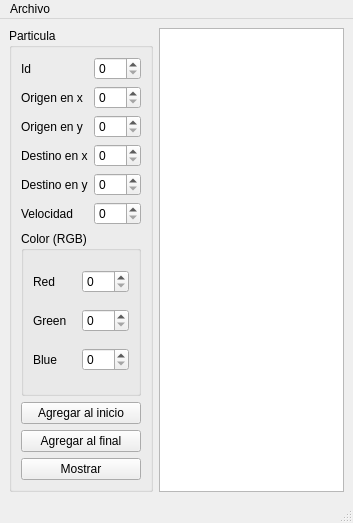
<?xml version="1.0" encoding="UTF-8"?>
<ui version="4.0">
 <class>MainWindow</class>
 <widget class="QMainWindow" name="MainWindow">
  <property name="geometry">
   <rect>
    <x>0</x>
    <y>0</y>
    <width>353</width>
    <height>523</height>
   </rect>
  </property>
  <property name="windowTitle">
   <string>MainWindow</string>
  </property>
  <widget class="QWidget" name="centralwidget">
   <layout class="QGridLayout" name="gridLayout_2">
    <item row="0" column="0">
     <widget class="QGroupBox" name="groupBox">
      <property name="title">
       <string>Particula</string>
      </property>
      <layout class="QGridLayout" name="gridLayout">
       <item row="2" column="0">
        <widget class="QLabel" name="label_3">
         <property name="text">
          <string>Origen en y</string>
         </property>
        </widget>
       </item>
       <item row="4" column="0">
        <widget class="QLabel" name="label_5">
         <property name="text">
          <string>Destino en y</string>
         </property>
        </widget>
       </item>
       <item row="9" column="0" colspan="2">
        <widget class="QPushButton" name="mostrar_pushButton">
         <property name="text">
          <string>Mostrar</string>
         </property>
        </widget>
       </item>
       <item row="5" column="0">
        <widget class="QLabel" name="label_6">
         <property name="text">
          <string>Velocidad</string>
         </property>
        </widget>
       </item>
       <item row="7" column="0" colspan="2">
        <widget class="QPushButton" name="agregar_inicio_pushButton">
         <property name="text">
          <string>Agregar al inicio</string>
         </property>
        </widget>
       </item>
       <item row="1" column="0">
        <widget class="QLabel" name="label_2">
         <property name="text">
          <string>Origen en x</string>
         </property>
        </widget>
       </item>
       <item row="3" column="0">
        <widget class="QLabel" name="label_4">
         <property name="text">
          <string>Destino en x</string>
         </property>
        </widget>
       </item>
       <item row="8" column="0" colspan="2">
        <widget class="QPushButton" name="agregar_final_pushButton">
         <property name="text">
          <string>Agregar al final</string>
         </property>
        </widget>
       </item>
       <item row="0" column="0">
        <widget class="QLabel" name="label">
         <property name="text">
          <string>Id</string>
         </property>
        </widget>
       </item>
       <item row="6" column="0" colspan="2">
        <widget class="QGroupBox" name="groupBox_2">
         <property name="title">
          <string>Color (RGB)</string>
         </property>
         <layout class="QGridLayout" name="gridLayout_3">
          <item row="0" column="0">
           <widget class="QLabel" name="label_7">
            <property name="text">
             <string>Red</string>
            </property>
           </widget>
          </item>
          <item row="1" column="0">
           <widget class="QLabel" name="label_8">
            <property name="text">
             <string>Green</string>
            </property>
           </widget>
          </item>
          <item row="0" column="1">
           <widget class="QSpinBox" name="red_spinBox">
            <property name="maximum">
             <number>255</number>
            </property>
           </widget>
          </item>
          <item row="1" column="1">
           <widget class="QSpinBox" name="green_spinBox">
            <property name="maximum">
             <number>255</number>
            </property>
           </widget>
          </item>
          <item row="2" column="0">
           <widget class="QLabel" name="label_9">
            <property name="text">
             <string>Blue</string>
            </property>
           </widget>
          </item>
          <item row="2" column="1">
           <widget class="QSpinBox" name="blue_spinBox">
            <property name="maximum">
             <number>255</number>
            </property>
           </widget>
          </item>
         </layout>
        </widget>
       </item>
       <item row="0" column="1">
        <widget class="QSpinBox" name="id_spinBox">
         <property name="maximum">
          <number>500</number>
         </property>
        </widget>
       </item>
       <item row="1" column="1">
        <widget class="QSpinBox" name="origenx_spinBox">
         <property name="maximum">
          <number>500</number>
         </property>
        </widget>
       </item>
       <item row="2" column="1">
        <widget class="QSpinBox" name="origeny_spinBox">
         <property name="maximum">
          <number>500</number>
         </property>
        </widget>
       </item>
       <item row="3" column="1">
        <widget class="QSpinBox" name="destinox_spinBox">
         <property name="maximum">
          <number>500</number>
         </property>
        </widget>
       </item>
       <item row="4" column="1">
        <widget class="QSpinBox" name="destinoy_spinBox">
         <property name="maximum">
          <number>500</number>
         </property>
        </widget>
       </item>
       <item row="5" column="1">
        <widget class="QSpinBox" name="velocidad_spinBox">
         <property name="maximum">
          <number>500</number>
         </property>
        </widget>
       </item>
      </layout>
     </widget>
    </item>
    <item row="0" column="1">
     <widget class="QPlainTextEdit" name="salida"/>
    </item>
   </layout>
  </widget>
  <widget class="QMenuBar" name="menubar">
   <property name="geometry">
    <rect>
     <x>0</x>
     <y>0</y>
     <width>353</width>
     <height>21</height>
    </rect>
   </property>
   <widget class="QMenu" name="menuArchivo">
    <property name="title">
     <string>Archivo</string>
    </property>
    <addaction name="actionAbrir"/>
    <addaction name="actionGuardar"/>
   </widget>
   <addaction name="menuArchivo"/>
  </widget>
  <widget class="QStatusBar" name="statusbar"/>
  <action name="actionAbrir">
   <property name="text">
    <string>Abrir</string>
   </property>
   <property name="shortcut">
    <string>Ctrl+O</string>
   </property>
  </action>
  <action name="actionGuardar">
   <property name="text">
    <string>Guardar</string>
   </property>
   <property name="shortcut">
    <string>Ctrl+S</string>
   </property>
  </action>
 </widget>
 <resources/>
 <connections/>
</ui>
